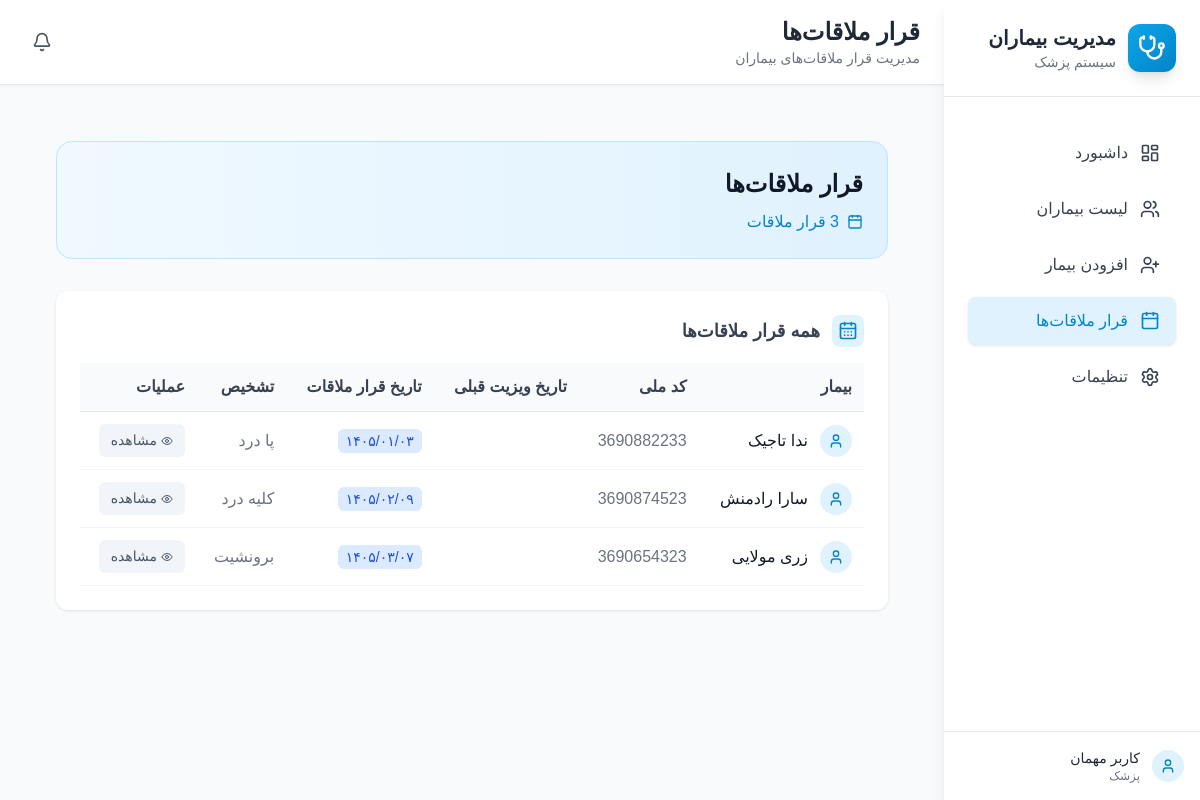
The app's page /appointments/, older data.
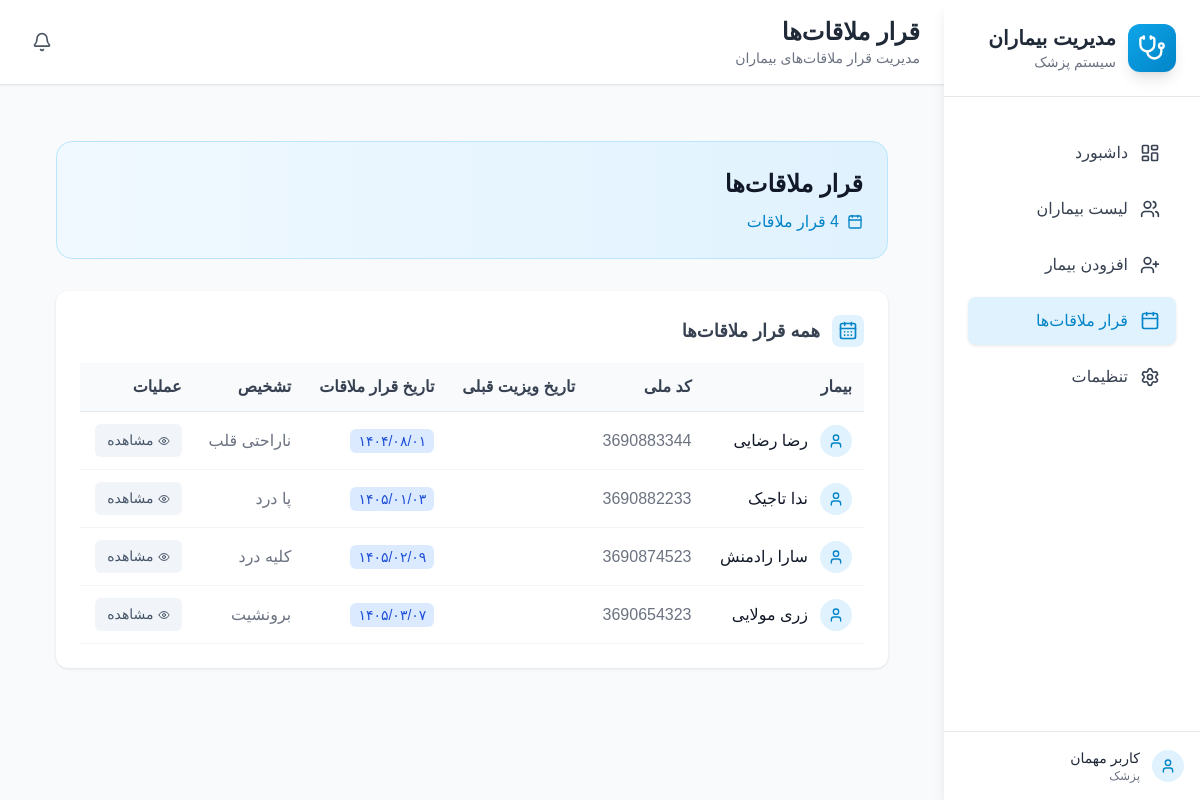
The same page, newer data.
### patients/models.py (models this page shows, shortened)
class Visit(models.Model):
    patient = models.ForeignKey(Patient, on_delete=models.CASCADE, related_name='visits')
    visit_date = models.DateTimeField(auto_now_add=True)
    diagnosis = models.TextField()
    prescription = models.TextField(blank=True)
    notes = models.TextField(blank=True)
    next_visit_date = models.CharField(max_length=10, null=True, blank=True, help_text="تاریخ ویزیت بعدی به صورت شمسی (YYYY/MM/DD)")
    created_at = models.DateTimeField(auto_now_add=True)
    updated_at = models.DateTimeField(auto_now=True)
    class Meta:
        ordering = ['-visit_date']

class Patient(models.Model):
    GENDER_CHOICES = [
        ('M', 'مرد'),
        ('F', 'زن'),
        ('O', 'سایر'),
    ]
    first_name = models.CharField(max_length=100)
    last_name = models.CharField(max_length=100)
    national_id = models.CharField(
        max_length=20,
        unique=True,
        validators=[RegexValidator(
            regex=r'^\d+$',
            message='کد ملی باید فقط شامل اعداد باشد'
        )]
    )
    birth_date = models.CharField(max_length=10, help_text="تاریخ تولد به صورت شمسی (YYYY/MM/DD)")
    gender = models.CharField(max_length=1, choices=GENDER_CHOICES)
    phone = models.CharField(
        max_length=15,
        validators=[RegexValidator(
            regex=r'^\+?1?\d{9,15}$',
            message='شماره تلفن باید در فرمت صحیح وارد شود. حداکثر 15 رقم مجاز است.'
        )]
    )
    address = models.TextField()
    created_at = models.DateTimeField(auto_now_add=True)
    updated_at = models.DateTimeField(auto_now=True)
    class Meta:
        ordering = ['last_name', 'first_name']
    @property
    def full_name(self):
        return f"{self.first_name} {self.last_name}"

### patients/views.py (the view)
# urls.py: path('appointments/', views.appointments_list, name='appointments'),
def appointments_list(request):
    appointments = Visit.objects.filter(
        next_visit_date__isnull=False
    ).exclude(
        next_visit_date=''
    ).select_related('patient').order_by('next_visit_date')
    total_appointments = appointments.count()
    from datetime import datetime, timedelta
    today = datetime.now().date()
    next_week = today + timedelta(days=7)
    upcoming_appointments = []
    for appointment in appointments:
        try:
            jalali_parts = appointment.next_visit_date.split('/')
            if len(jalali_parts) == 3:
                jalali_year = int(jalali_parts[0])
                jalali_month = int(jalali_parts[1])
                jalali_day = int(jalali_parts[2])
                try:
                    import jdatetime
                    jalali_date = jdatetime.date(jalali_year, jalali_month, jalali_day)
                    gregorian_date = jalali_date.togregorian()
                except:
                    gregorian_date = today
                if today <= gregorian_date <= next_week:
                    upcoming_appointments.append({
                        'visit': appointment,
                        'gregorian_date': gregorian_date
                    })
        except:
            continue
    context = {
        'appointments': appointments,
        'total_appointments': total_appointments,
        'upcoming_appointments': upcoming_appointments,
    }
    return render(request, 'appointments.html', context)

### patients/context_processors.py (called while the page is built)
def notifications_context(request):
    unread_count = Notification.objects.filter(is_read=False).count()
    return {
        'unread_notifications_count': unread_count,
    }

### patients/templatetags/jalali.py (called while the page is built)
def _to_datetime(value):
    if isinstance(value, datetime):
        return value
    if isinstance(value, date):
        return datetime(value.year, value.month, value.day)
    return None

### templates/appointments.html (shortened to what the changed rows need)
{% extends 'base.html' %}
{% load static %}
{% load jalali %}
{% block page_title %}قرار ملاقات‌ها{% endblock %}
{% block content %}
<div style="padding: 2rem;">
    <div style="background: linear-gradient(to right, #f0f9ff, #e0f2fe); border-radius: 1rem; padding: 1.5rem; border: 1px solid #bae6fd; margin-bottom: 2rem;">
        <div style="display: flex; flex-direction: column; align-items: flex-start;">
            <h2 style="font-size: 1.5rem; font-weight: bold; color: #111827; margin-bottom: 0.5rem;">قرار ملاقات‌ها</h2>
            <div style="display: flex; align-items: center; gap: 1rem;">
                <span style="display: flex; align-items: center; color: #0284c7;">
                    <i data-lucide="calendar" style="width: 1rem; height: 1rem; margin-left: 0.5rem;"></i>
                    {{ total_appointments }} قرار ملاقات
                </span>
            </div>
        </div>
    </div>
    <div style="background: white; border-radius: 0.75rem; padding: 1.5rem; margin-bottom: 2rem; box-shadow: 0 1px 3px rgba(0,0,0,0.1);">
        {% if appointments %}
        <div style="overflow-x: auto;">
            <table style="width: 100%; border-collapse: collapse;">
                <thead>
                    <tr style="background: #f8fafc;">
                        <th style="padding: 0.75rem; text-align: right; font-weight: 600; color: #374151; border-bottom: 1px solid #e2e8f0;">بیمار</th>
                        <th style="padding: 0.75rem; text-align: right; font-weight: 600; color: #374151; border-bottom: 1px solid #e2e8f0;">کد ملی</th>
                        <th style="padding: 0.75rem; text-align: right; font-weight: 600; color: #374151; border-bottom: 1px solid #e2e8f0;">تاریخ ویزیت قبلی</th>
                        <th style="padding: 0.75rem; text-align: right; font-weight: 600; color: #374151; border-bottom: 1px solid #e2e8f0;">تاریخ قرار ملاقات</th>
                        <th style="padding: 0.75rem; text-align: right; font-weight: 600; color: #374151; border-bottom: 1px solid #e2e8f0;">تشخیص</th>
                        <th style="padding: 0.75rem; text-align: right; font-weight: 600; color: #374151; border-bottom: 1px solid #e2e8f0;">عملیات</th>
                    </tr>
                </thead>
                <tbody>
                    {% for appointment in appointments %}
                    <tr style="border-bottom: 1px solid #f1f5f9;">
                        <td style="padding: 0.75rem;">
                            <div style="display: flex; align-items: center; gap: 0.75rem;">
                                <div style="width: 2rem; height: 2rem; background: #e0f2fe; border-radius: 50%; display: flex; align-items: center; justify-content: center;">
                                    <i data-lucide="user" style="width: 1rem; height: 1rem; color: #0284c7;"></i>
                                </div>
                                <span style="font-weight: 500; color: #111827;">{{ appointment.patient.full_name }}</span>
                            </div>
                        </td>
                        <td style="padding: 0.75rem; color: #6b7280;">{{ appointment.patient.national_id }}</td>
                        <td style="padding: 0.75rem; color: #6b7280;">{{ appointment.visit_date|jalali:"%Y/%m/%d" }}</td>
                        <td style="padding: 0.75rem;">
                            <span style="background: #dbeafe; color: #1d4ed8; padding: 0.25rem 0.5rem; border-radius: 0.375rem; font-size: 0.875rem;">{{ appointment.next_visit_date|jalali:"%Y/%m/%d" }}</span>
                        </td>
                        <td style="padding: 0.75rem; color: #6b7280; max-width: 200px; overflow: hidden; text-overflow: ellipsis; white-space: nowrap;" title="{{ appointment.diagnosis }}">
                            {{ appointment.diagnosis|truncatechars:50 }}
                        </td>
                        <td style="padding: 0.75rem;">
                            <div style="display: flex; align-items: center; gap: 0.5rem;">
                                <a href="{% url 'patient_detail' appointment.patient.id %}"
                                   style="background: #f1f5f9; color: #475569; padding: 0.375rem 0.75rem; border-radius: 0.375rem; text-decoration: none; font-size: 0.875rem; display: flex; align-items: center; gap: 0.25rem;">
                                    <i data-lucide="eye" style="width: 0.75rem; height: 0.75rem;"></i>
                                    مشاهده
                                </a>
                            </div>
                        </td>
                    </tr>
                    {% endfor %}
                </tbody>
            </table>
        </div>
        {% endif %}
    </div>
</div>
{% endblock %}

Row changes from the older to the newer data that the page shows:
added Visit: patient.full_name "رضا رضایی", patient.national_id "3690883344", next_visit_date|jalali "۱۴۰۴/۰۸/۰۱", diagnosis "ناراحتی قلب"
Text that changed along with them:
{{ total_appointments }}: "3" → "4"
